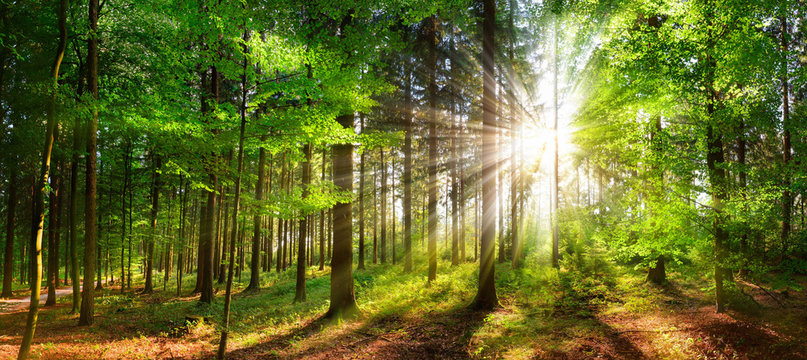
#> input picture imagem4.jpg, 807 x 360 px
$ python xbee_imagesender4.py
#> lines starting #> are read from the running program, lines starting #| are printed output that depends on the picture
import serial
import time
from PIL import Image
import io

PORT = "COM3"
BAUDRATE = 115200
CHUNK_SIZE = 100

# Abre e converte a imagem para escala de cinza
with Image.open("imagem4.jpg") as img:
#> img is the input picture: PIL image 807x360 RGB; mean R, G, B 101.1, 107.6, 42.6
    gray_img = img.convert("L")
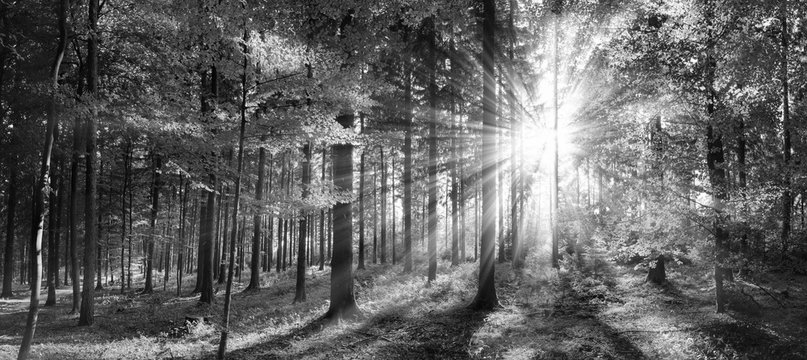
#> gray_img: PIL image 807x360 L; min 0, max 255, mean 98.2

    # Salva na memória
    buffer = io.BytesIO()
    gray_img.save(buffer, format="JPEG")
    image_bytes = buffer.getvalue()

# Inicia serial
ser = serial.Serial(PORT, BAUDRATE)
time.sleep(2)

# Envia o tamanho da imagem
image_size = len(image_bytes)
ser.write(f"{image_size}\n".encode())
print(f"Tamanho da imagem enviado: {image_size} bytes")
time.sleep(1)

start = time.time()

# Envia a imagem em pacotes
for i in range(0, image_size, CHUNK_SIZE):
    chunk = image_bytes[i:i+CHUNK_SIZE]
    ser.write(chunk)
    time.sleep(0.05)

end = time.time()
elapsed = end - start

print(f"\nImagem enviada com sucesso em {elapsed:.2f} segundos.")

ser.close()
